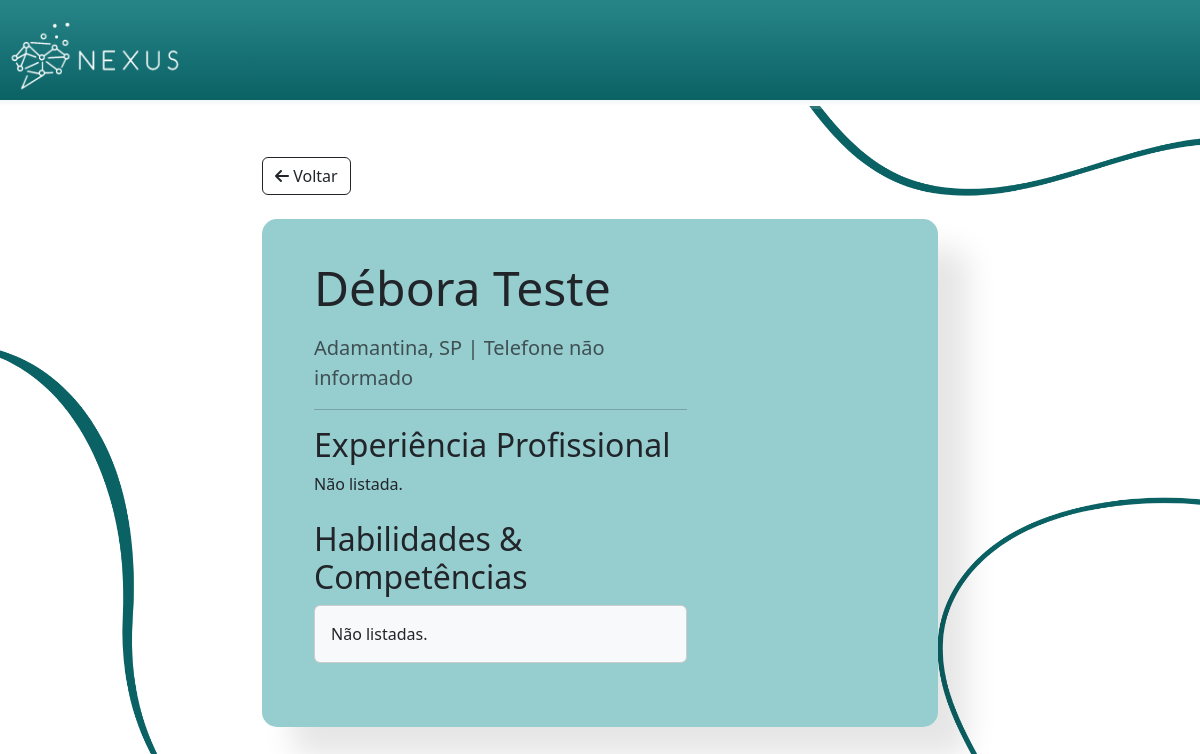
The page /detalhe/profissional/3 (signed in) on the database as committed earlier.
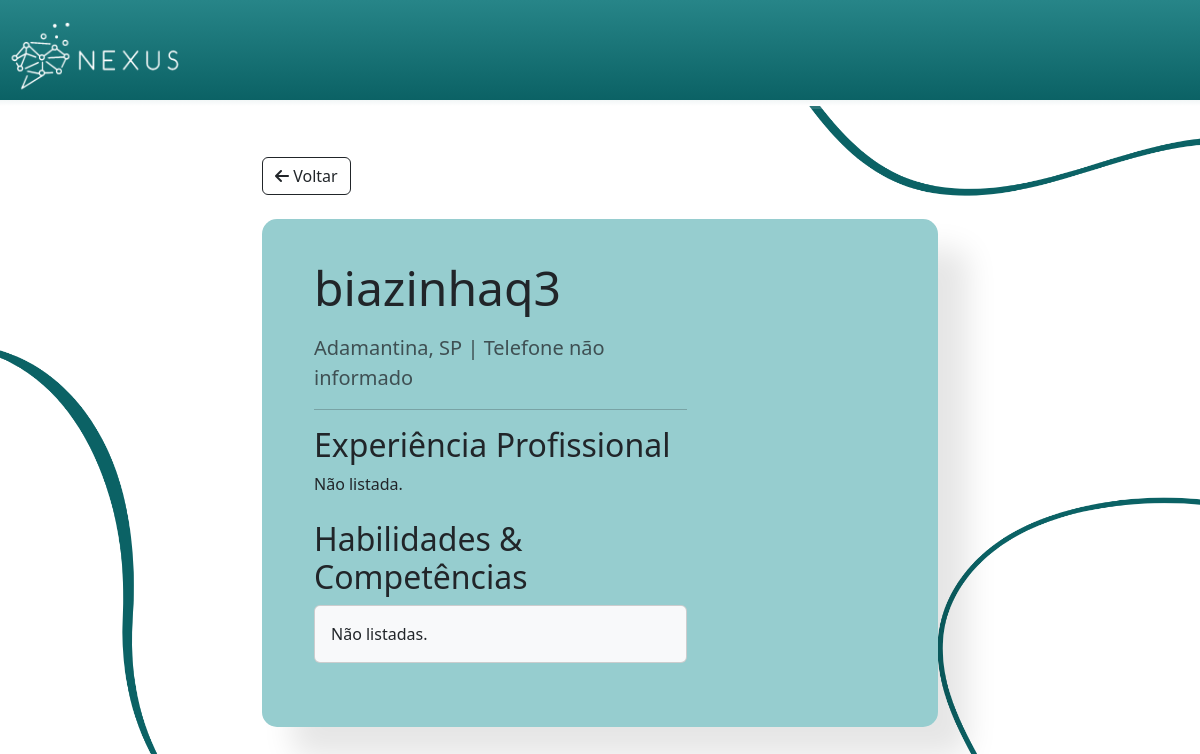
The same page on the database as committed later.
### models.py (models this page shows)
class Profissional(db.Model):
    __tablename__ = 'profissionais'
    id = db.Column(db.Integer, primary_key=True)
    usuario_id = db.Column(db.Integer, db.ForeignKey('usuarios.id'), unique=True, nullable=False)
    nome_profissional = db.Column(db.String(150), nullable=False)
    endereco = db.Column(db.String(200))
    cidade = db.Column(db.String(100))
    estado = db.Column(db.String(100))
    cep = db.Column(db.String(15))
    telefone = db.Column(db.String(50))
    experiencia = db.Column(db.Text)
    habilidades = db.Column(db.Text)
    usuario = db.relationship('Usuario', backref=db.backref('profissional', uselist=False))

### app.py (the view, shortened to what this page needs)
@app.route('/detalhe/<string:tipo>/<int:id>')
def detalhe(tipo, id):
    if 'usuario_id' not in session:
        return redirect(url_for('mostrar_login'))
    item = None
    template_name = ''
    if tipo == 'vaga':
        item = Vaga.query.get_or_404(id)
        template_name = 'DetalheVaga.html'
    elif tipo == 'profissional':
        item = Profissional.query.get_or_404(id)
        template_name = 'DetalheProfissional.html'
    else:
        return redirect(url_for('index'))
    ja_candidatou = False
    sucesso = request.args.get('sucesso')
    erro = request.args.get('erro')
    return render_template(
        template_name,
        item=item,
        tipo_conta=session.get('tipo_conta'),
        ja_candidatou=ja_candidatou,
        sucesso=sucesso,
        erro=erro
    )

### app.py (called while the page is built)
@app.after_request
def add_security_headers(response):
    return response

### templates/DetalheProfissional.html (shortened to what this page needs)
<html>
<head>
    <link rel="stylesheet" href="https://cdnjs.cloudflare.com/ajax/libs/font-awesome/6.5.1/css/all.min.css"
 />
    <link href="{{ url_for('static', filename='Estilo.css') }}" rel="stylesheet">
    <link href="https://cdn.jsdelivr.net/npm/bootstrap@5.3.3/dist/css/bootstrap.min.css" rel="stylesheet">
</head>
<body id="corpoInicio2">
    <header id="cabecalhoIndex">
        <a href="{{ url_for('index') }}">
            <img id="logoheader" src="{{ url_for('static', filename='images/logo-branco.png') }}" alt="Logo Nexus">
        </a>
    </header>
    <div id="degradeCabecalhoIndex2"></div>
    <main class="container my-5"  style="max-width: 700px;">
        <a href="javascript:history.back()" class="btn btn-outline-dark mb-4">
            <i class="fa-solid fa-arrow-left"></i> Voltar
        </a>
        <div class="row"id="mainProfissional">
            <div class="col-lg-8" id="classItens">
                <h1 class="display-5 mb-3">{{ item.nome_profissional }}</h1>
                <p class="lead text-muted">{{ item.cidade }}, {{ item.estado }} | {{ item.telefone or 'Telefone não informado' }}</p>
                <hr>
                <h2>Experiência Profissional</h2>
                <p class="mb-4">{{ item.experiencia or 'Não listada.' }}</p>
                <h2>Habilidades & Competências</h2>
                <div class="card p-3 mb-4 bg-light">
                    <p class="mb-0">{{ item.habilidades or 'Não listadas.' }}</p>
                </div>
            </div>
        </div>
    </main>
</body>
</html>

Rows that differ between the two databases and show on the page:
changed Profissional "Adamantina": nome_profissional "Débora Teste" → "biazinhaq3"
